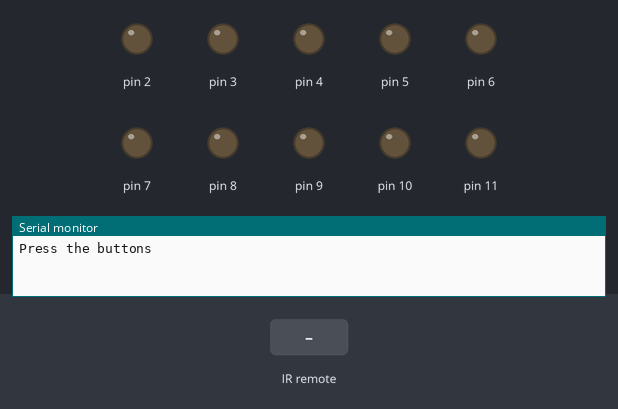
Bench run of a sketch on a simulated Arduino Uno, built with avr-gcc and run on an emulated ATmega328P. Shown: output pins drawn as LEDs (lit = HIGH), the last lines printed to the serial monitor. The test bench sets the inputs (shaded band).

Above: at 1.2 s.
1.3 s: infrared code 0x10 received
At 2.5 s:
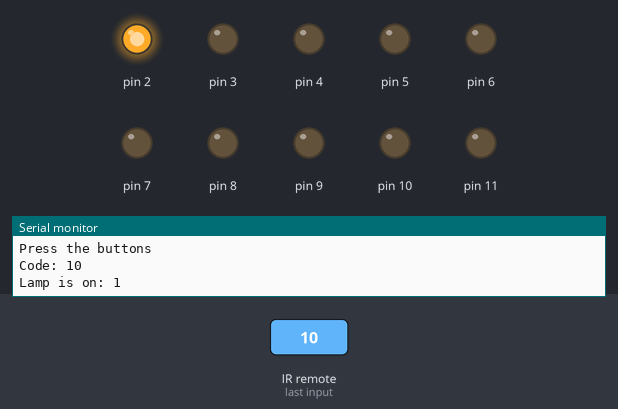
2.8 s: infrared code 0x1A received
At 3.6 s:
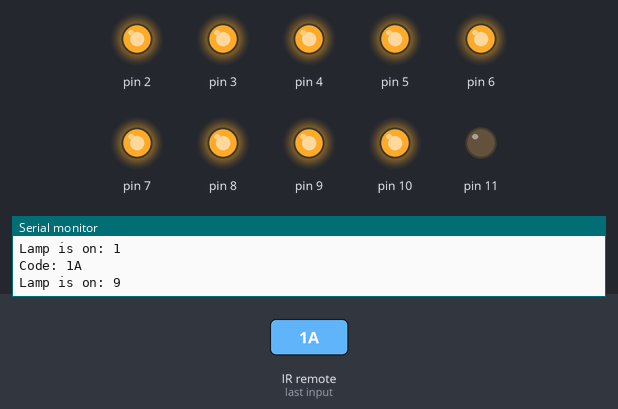
4.3 s: infrared code 0x11 received
At 4.8 s:
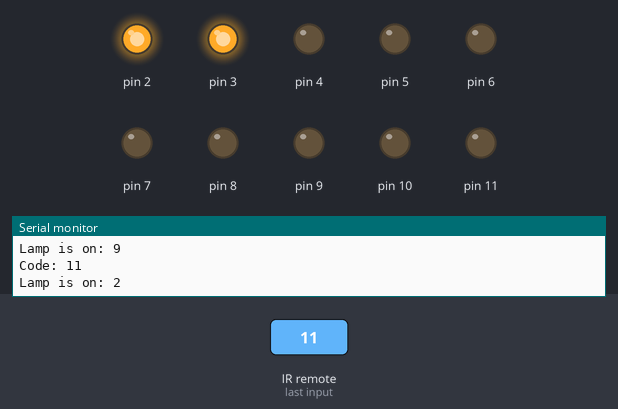
5.8 s: infrared code 0x12 received
At 7.0 s:
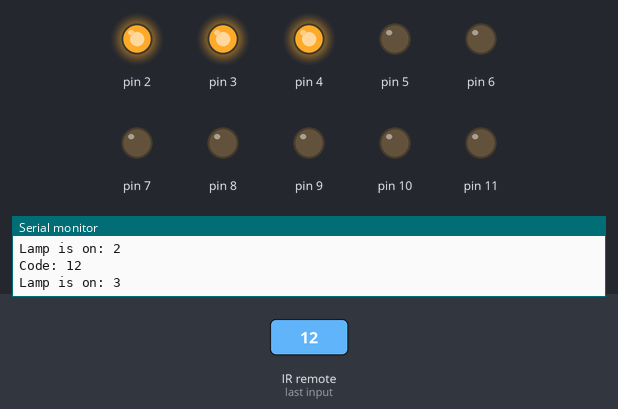
7.3 s: infrared code 0x14 received
At 8.2 s:
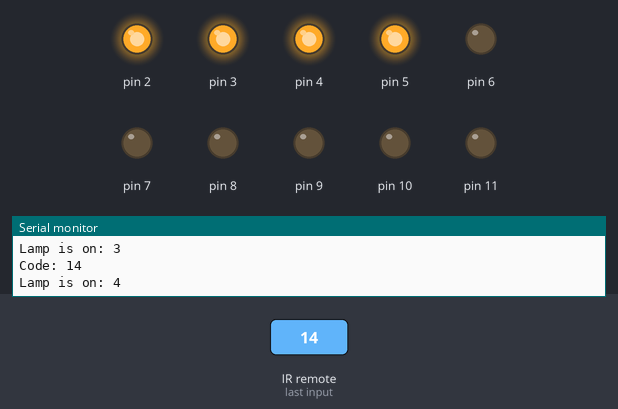
8.8 s: infrared code 0x15 received
At 9.4 s:
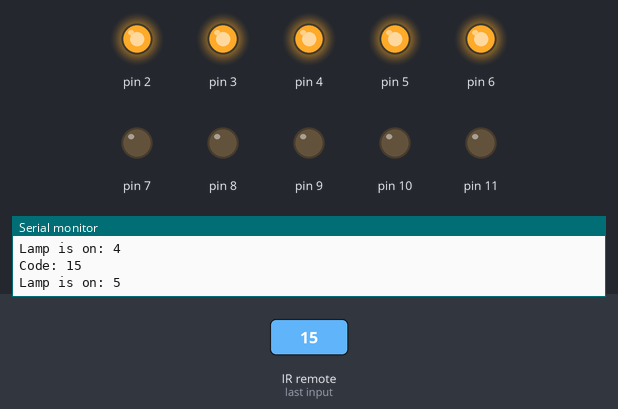
Timing chart, 0 to 11.3 s (numbered marks = the images above; inputs shaded):
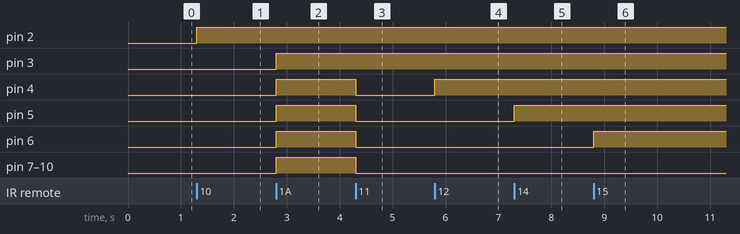

Measured:
- after the input at 1.3 s, pin 2: LOW → HIGH at once
- after the input at 2.8 s, pin 3–10: LOW → HIGH at once
- after the input at 4.3 s, pin 4–10: HIGH → LOW at once
- after the input at 5.8 s, pin 4: LOW → HIGH at once
- after the input at 7.3 s, pin 5: LOW → HIGH at once
- after the input at 8.8 s, pin 6: LOW → HIGH at once

The sketch:

IrSensor.ino
```cpp
#include <IRremote.h>

const int IR_PIN = 13;

void setup() {
  Serial.begin(9600);
  IrReceiver.begin(IR_PIN, ENABLE_LED_FEEDBACK);

  for (int i = 2; i <= 11; i++) {
    pinMode(i, OUTPUT);
    digitalWrite(i, LOW);
  }
  Serial.println("Press the buttons");
}

void loop() {
  if (IrReceiver.decode()) {
    long command = IrReceiver.decodedIRData.command;
    Serial.print("Code: ");
    Serial.println(command, HEX);

    int count = -1;
    switch (command) {
      case 0xC:  count = 0; break;
      case 0x10: count = 1; break;
      case 0x11: count = 2; break;
      case 0x12: count = 3; break;
      case 0x14: count = 4; break;
      case 0x15: count = 5; break;
      case 0x16: count = 6; break;
      case 0x18: count = 7; break;
      case 0x19: count = 8; break;
      case 0x1A: count = 9; break;
    }

    if (count != -1) {
      Serial.print("Lamp is on: ");
      Serial.println(count);

      for (int i = 0; i < 10; i++) {
        if (i < count) {
          digitalWrite(i + 2, HIGH);
        } else {
          digitalWrite(i + 2, LOW);
        }
      }
    }

    IrReceiver.resume();
  }
}
```
